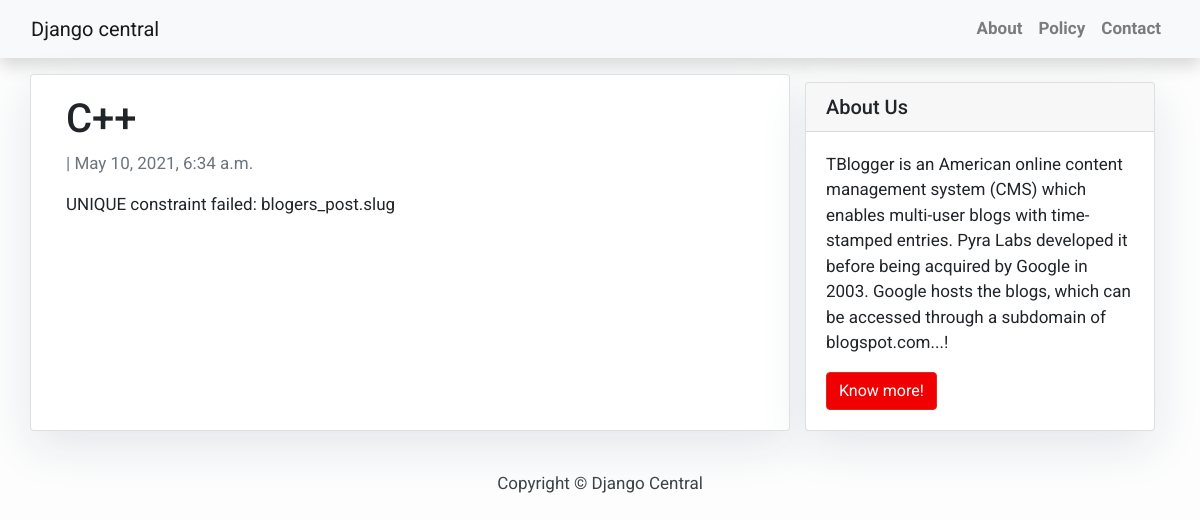
The app's page /C/ with its own data.
### blogers/models.py (models this page shows, shortened)
class Post(models.Model):
    title = models.CharField(max_length=200, unique=True)
    slug = models.SlugField(max_length=200, unique=True)
    auther= models.CharField(max_length=200)
    updated_on = models.DateTimeField(auto_now= True)
    content = models.TextField()
    created_on = models.DateTimeField(auto_now_add=True)
    status = models.IntegerField(choices=STATUS)
    class Meta:
        ordering = ['-created_on']

### blogers/views.py (the view)
# urls.py: path('<slug:slug>/', views.PostDetail.as_view(), name='post_detail'),
class PostDetail(generic.DetailView):
    model = Post
    template_name = 'post_details.html'

### templates/post_details.html
{% extends 'base.html' %} {% block content %}
<div class="container">
  <div class="row">
    <div class="col-md-8 card mb-4  mt-3 left  top">
      <div class="card-body">
        <h1>{% block title %} {{ object.title }} {% endblock title %}</h1>
        <p class=" text-muted">{{ post.author }} | {{ post.created_on }}</p>
        <p class="card-text ">{{ object.content | safe }}</p>
      </div>
    </div>
    {% block sidebar %} {% include 'sidebar.html' %} {% endblock sidebar %}
  </div>
</div>
{% endblock content %}

### templates/base.html (style rules this page uses)
body { font-family: "Roboto", sans-serif; font-size: 17px; background-color: #fdfdfd; }

### templates/sidebar.html (style rules this page uses)
.card { box-shadow: 0 16px 48px #E3E7EB; }

### records on screen
Post: title "C++", created_on "May 10, 2021, 6:34 a.m.", content "UNIQUE constraint failed: blogers_post.slug"
